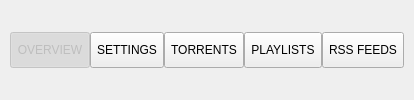
               <widget class="TabButtonPanel" name="channel_settings_tab" native="true">
                <property name="sizePolicy">
                 <sizepolicy hsizetype="Preferred" vsizetype="Preferred">
                  <horstretch>0</horstretch>
                  <verstretch>0</verstretch>
                 </sizepolicy>
                </property>
                <property name="minimumSize">
                 <size>
                  <width>0</width>
                  <height>0</height>
                 </size>
                </property>
                <property name="maximumSize">
                 <size>
                  <width>16777215</width>
                  <height>16777215</height>
                 </size>
                </property>
                <layout class="QHBoxLayout" name="horizontalLayout_16">
                 <property name="spacing">
                  <number>0</number>
                 </property>
                 <property name="leftMargin">
                  <number>0</number>
                 </property>
                 <property name="topMargin">
                  <number>0</number>
                 </property>
                 <property name="rightMargin">
                  <number>0</number>
                 </property>
                 <property name="bottomMargin">
                  <number>0</number>
                 </property>
                 <item>
                  <spacer name="horizontalSpacer_25">
                   <property name="orientation">
                    <enum>Qt::Horizontal</enum>
                   </property>
                   <property name="sizeType">
                    <enum>QSizePolicy::Fixed</enum>
                   </property>
                   <property name="sizeHint" stdset="0">
                    <size>
                     <width>10</width>
                     <height>20</height>
                    </size>
                   </property>
                  </spacer>
                 </item>
                 <item>
                  <widget class="UnderlineTabButton" name="edit_channel_overview_button">
                   <property name="enabled">
                    <bool>false</bool>
                   </property>
                   <property name="sizePolicy">
                    <sizepolicy hsizetype="Minimum" vsizetype="Fixed">
                     <horstretch>0</horstretch>
                     <verstretch>0</verstretch>
                    </sizepolicy>
                   </property>
                   <property name="minimumSize">
                    <size>
                     <width>0</width>
                     <height>36</height>
                    </size>
                   </property>
                   <property name="maximumSize">
                    <size>
                     <width>16777215</width>
                     <height>36</height>
                    </size>
                   </property>
                   <property name="cursor">
                    <cursorShape>PointingHandCursor</cursorShape>
                   </property>
                   <property name="styleSheet">
                    <string notr="true"/>
                   </property>
                   <property name="text">
                    <string>OVERVIEW</string>
                   </property>
                   <property name="checkable">
                    <bool>true</bool>
                   </property>
                   <property name="checked">
                    <bool>true</bool>
                   </property>
                  </widget>
                 </item>
                 <item>
                  <widget class="UnderlineTabButton" name="edit_channel_settings_button">
                   <property name="minimumSize">
                    <size>
                     <width>0</width>
                     <height>36</height>
                    </size>
                   </property>
                   <property name="maximumSize">
                    <size>
                     <width>16777215</width>
                     <height>36</height>
                    </size>
                   </property>
                   <property name="cursor">
                    <cursorShape>PointingHandCursor</cursorShape>
                   </property>
                   <property name="styleSheet">
                    <string notr="true"/>
                   </property>
                   <property name="text">
                    <string>SETTINGS</string>
                   </property>
                   <property name="checkable">
                    <bool>true</bool>
                   </property>
                  </widget>
                 </item>
                 <item>
                  <widget class="UnderlineTabButton" name="edit_channel_torrents_button">
                   <property name="minimumSize">
                    <size>
                     <width>0</width>
                     <height>36</height>
                    </size>
                   </property>
                   <property name="maximumSize">
                    <size>
                     <width>16777215</width>
                     <height>36</height>
                    </size>
                   </property>
                   <property name="cursor">
                    <cursorShape>PointingHandCursor</cursorShape>
                   </property>
                   <property name="styleSheet">
                    <string notr="true"/>
                   </property>
                   <property name="text">
                    <string>TORRENTS</string>
                   </property>
                   <property name="checkable">
                    <bool>true</bool>
                   </property>
                  </widget>
                 </item>
                 <item>
                  <widget class="UnderlineTabButton" name="edit_channel_playlists_button">
                   <property name="minimumSize">
                    <size>
                     <width>0</width>
                     <height>36</height>
                    </size>
                   </property>
                   <property name="maximumSize">
                    <size>
                     <width>16777215</width>
                     <height>36</height>
                    </size>
                   </property>
                   <property name="cursor">
                    <cursorShape>PointingHandCursor</cursorShape>
                   </property>
                   <property name="styleSheet">
                    <string notr="true"/>
                   </property>
                   <property name="text">
                    <string>PLAYLISTS</string>
                   </property>
                   <property name="checkable">
                    <bool>true</bool>
                   </property>
                  </widget>
                 </item>
                 <item>
                  <widget class="UnderlineTabButton" name="edit_channel_rss_feeds_button">
                   <property name="minimumSize">
                    <size>
                     <width>0</width>
                     <height>36</height>
                    </size>
                   </property>
                   <property name="maximumSize">
                    <size>
                     <width>16777215</width>
                     <height>36</height>
                    </size>
                   </property>
                   <property name="cursor">
                    <cursorShape>PointingHandCursor</cursorShape>
                   </property>
                   <property name="styleSheet">
                    <string notr="true"/>
                   </property>
                   <property name="text">
                    <string>RSS FEEDS</string>
                   </property>
                   <property name="checkable">
                    <bool>true</bool>
                   </property>
                  </widget>
                 </item>
                 <item>
                  <spacer name="horizontalSpacer_24">
                   <property name="orientation">
                    <enum>Qt::Horizontal</enum>
                   </property>
                   <property name="sizeType">
                    <enum>QSizePolicy::Expanding</enum>
                   </property>
                   <property name="sizeHint" stdset="0">
                    <size>
                     <width>10</width>
                     <height>20</height>
                    </size>
                   </property>
                  </spacer>
                 </item>
                </layout>
               </widget>
